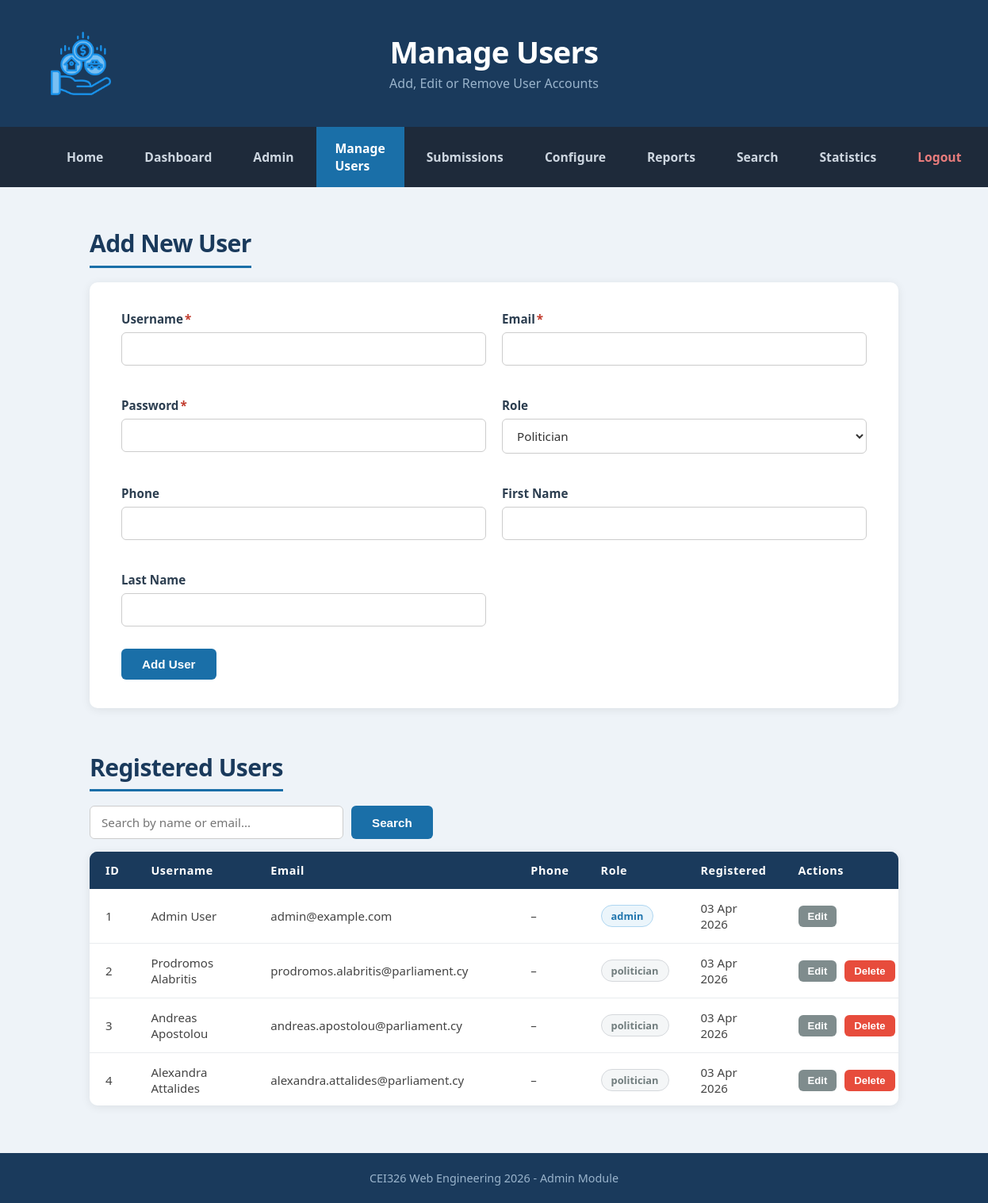
The app's page /modules/admin/manage_users.php (signed in) with its own data.
### tables this page shows
CREATE TABLE IF NOT EXISTS users (
    id INT UNSIGNED AUTO_INCREMENT PRIMARY KEY,
    username VARCHAR(120) NOT NULL,
    email VARCHAR(120) NOT NULL UNIQUE,
    password_hash VARCHAR(255) NOT NULL,
    role ENUM('admin','politician') NOT NULL DEFAULT 'politician',
    phone VARCHAR(30) DEFAULT NULL,
    first_name VARCHAR(80) NOT NULL DEFAULT '',
    last_name VARCHAR(80) NOT NULL DEFAULT '',
    created_at DATETIME NOT NULL DEFAULT CURRENT_TIMESTAMP,
    INDEX idx_users_role (role),
    INDEX idx_users_lastname (last_name)
);

### modules/admin/manage_users.php (the view, shortened to what this page needs)
<?php
require_once '../../includes/db.php';
$users = $pdo->query('SELECT id, username, email, role, phone, first_name, last_name, created_at FROM users ORDER BY created_at DESC')->fetchAll();
$keyword = trim($_GET['keyword'] ?? '');
?>
<!DOCTYPE html>
<html lang="en">
<head>
  <link rel="stylesheet" href="style.css">
</head>
<body>
  <header id="page-header">
    <img class="header-logo" src="../../assets/images/assets.png" alt="logo" width="84" height="84">
    <div class="header-text">
      <h1>Manage Users</h1>
      <p class="subtitle">Add, Edit or Remove User Accounts</p>
    </div>
  </header>
  <nav id="main-nav">
    <a href="../../index.php" class="nav-link">Home</a>
    <a href="../dashboard/dashboard.php" class="nav-link">Dashboard</a>
    <a href="admin_dashboard.php" class="nav-link">Admin</a>
    <a href="manage_users.php" class="nav-link active">Manage Users</a>
    <a href="manage_submissions.php" class="nav-link">Submissions</a>
    <a href="configure_system.php" class="nav-link">Configure</a>
    <a href="reports.php" class="nav-link">Reports</a>
    <a href="../search/search_dashboard.php" class="nav-link">Search</a>
    <a href="../search/statistics.php" class="nav-link">Statistics</a>
    <a href="../../auth/logout.php" class="nav-link nav-logout">Logout</a>
  </nav>
  <main>
    <section id="add-section">
      <h2>Add New User</h2>
      <div class="form-card">
        <form method="POST" action="manage_users.php">
          <div class="panel-grid" style="grid-template-columns: 1fr 1fr;">
            <div class="form-group">
              <label>Username<span class="required-mark">*</span></label>
              <input type="text" name="username" class="form-control" required>
            </div>
            <div class="form-group">
              <label>Email<span class="required-mark">*</span></label>
              <input type="email" name="email" class="form-control" required>
            </div>
            <div class="form-group">
              <label>Password<span class="required-mark">*</span></label>
              <input type="password" name="password" class="form-control" required>
            </div>
            <div class="form-group">
              <label>Role</label>
              <select name="role" class="form-control">
                <option value="politician">Politician</option>
              </select>
            </div>
            <div class="form-group">
              <label>Phone</label>
              <input type="text" name="phone" class="form-control">
            </div>
            <div class="form-group">
              <label>First Name</label>
              <input type="text" name="first_name" class="form-control">
            </div>
            <div class="form-group">
              <label>Last Name</label>
              <input type="text" name="last_name" class="form-control">
            </div>
          </div>
          <div class="form-actions">
            <button type="submit" class="btn" id="btn-add-user">Add User</button>
          </div>
        </form>
      </div>
    </section>
    <section id="list-section">
      <h2>Registered Users</h2>
      <form method="GET" style="margin-bottom:16px; display:flex; gap:10px;" action="manage_users.php#list-section">
        <input type="text" name="keyword" class="form-control" style="max-width:320px;" placeholder="Search by name or email..." value="<?= htmlspecialchars($keyword) ?>">
        <button type="submit" class="btn">Search</button>
      </form>
      <div class="table-wrapper">
        <table class="data-table">
          <thead>
            <tr><th>ID</th><th>Username</th><th>Email</th><th>Phone</th><th>Role</th><th>Registered</th><th>Actions</th></tr>
          </thead>
          <tbody>
            <?php foreach ($users as $u): ?>
            <tr>
              <td><?= $u['id'] ?></td>
              <td><?= htmlspecialchars($u['username']) ?></td>
              <td><?= htmlspecialchars($u['email']) ?></td>
              <td><?= htmlspecialchars($u['phone'] ?? '–') ?></td>
              <td><span class="badge badge-role-<?= $u['role'] ?>"><?= htmlspecialchars($u['role']) ?></span></td>
              <td><?= date('d M Y', strtotime($u['created_at'])) ?></td>
              <td style="white-space:nowrap;vertical-align:middle;">
                <button class="btn btn-secondary" style="padding:6px 12px;font-size:0.82rem;margin-right:6px;"
                  onclick="openEdit(
                    <?= $u['id'] ?>,
                    '<?= htmlspecialchars(addslashes($u['username'])) ?>',
                    '<?= $u['role'] ?>',
                    '<?= htmlspecialchars(addslashes($u['phone'] ?? '')) ?>',
                    '<?= htmlspecialchars(addslashes($u['first_name'] ?? '')) ?>',
                    '<?= htmlspecialchars(addslashes($u['last_name'] ?? '')) ?>'
                  )">Edit</button>
                <?php if ($u['id'] != $_SESSION['user_id']): ?>
                  <form method="POST" style="display:inline;" class="delete-form">
                    <button type="submit" class="btn btn-danger" style="padding:6px 12px;font-size:0.82rem;">Delete</button>
                  </form>
                  <?php else: ?>
                  <button type="button" class="btn btn-danger" style="padding:6px 12px;font-size:0.82rem;visibility:hidden;" disabled>Delete</button>
                <?php endif; ?>
              </td>
            </tr>
            <?php endforeach; ?>
          </tbody>
        </table>
      </div>
    </section>
  </main>
  <footer id="page-footer"><p>CEI326 Web Engineering 2026 - Admin Module</p></footer>
</body>
</html>

### modules/admin/style.css (style rules this page uses)
html { background-color: #eef3f8; }
* { margin: 0; padding: 0; box-sizing: border-box; }
html, body { min-height: 100%; }
body { min-height: 100vh; display: flex; flex-direction: column; font-family: 'Segoe UI', Tahoma, Geneva, Verdana, sans-serif; background-color: #eef3f8; color: #2c3e50; }
#page-header { background-color: #1a3a5c; color: #ffffff; padding: 38px 60px; display: flex; align-items: center; position: relative; }
#page-header .header-text { position: absolute; left: 50%; transform: translateX(-50%); text-align: center; }
#page-header h1 { font-size: 2.4rem; line-height: 1.15; margin-bottom: 6px; letter-spacing: -0.02em; }
#page-header .subtitle { font-size: 1rem; line-height: 1.5; color: #9ab4cc; }
#main-nav { background-color: #1e2a3a; display: flex; align-items: center; padding: 0 60px; gap: 4px; }
#main-nav .nav-link { display: inline-block; color: #cdd6e0; text-decoration: none; padding: 16px 24px; font-size: 0.98rem; font-weight: 600; transition: background-color 0.2s, color 0.2s; }
#main-nav .nav-link.active { background-color: #1a6fa8; color: #ffffff; }
#main-nav .nav-link.nav-logout { margin-left: auto; color: #e87c7c; }
main { flex: 1; width: 100%; max-width: 1100px; margin: 52px auto 0; padding: 0 40px 60px; }
main section { margin-bottom: 56px; }
main section:last-child { margin-bottom: 0; }
main section h2 { font-size: 1.88rem; line-height: 1.25; color: #1a3a5c; margin-bottom: 18px; padding-bottom: 9px; border-bottom: 3px solid #1a6fa8; display: inline-block; letter-spacing: -0.02em; }
.panel-grid { display: grid; grid-template-columns: repeat(auto-fit, minmax(180px, 1fr)); gap: 20px; }
.btn { display: inline-block; background-color: #1a6fa8; color: #ffffff; border: none; padding: 11px 26px; border-radius: 6px; font-size: 0.95rem; font-weight: 600; cursor: pointer; text-decoration: none; transition: background-color 0.2s, transform 0.15s; }
.btn-danger { background-color: #e74c3c; }
.btn-secondary { background-color: #7f8c8d; }
.table-wrapper { overflow-x: auto; overflow-y: auto; max-height: 320px; border-radius: 10px; box-shadow: 0 2px 12px rgba(0, 0, 0, 0.08); }
.data-table { width: 100%; border-collapse: collapse; background-color: #ffffff; }
.data-table thead tr { background-color: #1a3a5c; color: #ffffff; }
.data-table th { padding: 14px 20px; text-align: left; font-size: 0.9rem; font-weight: 600; letter-spacing: 0.04em; }
.data-table td { padding: 14px 20px; font-size: 0.94rem; border-bottom: 1px solid #e9ecef; color: #444; vertical-align: middle; }
.data-table thead th { position: sticky; top: 0; background-color: #1a3a5c; z-index: 1; }
.badge { display: inline-block; padding: 4px 12px; border-radius: 20px; font-size: 0.8rem; font-weight: 600; }
.badge-role-admin { background-color: #ebf5fb; color: #2176ae; border: 1px solid #aed6f1; }
#page-footer { background-color: #1a3a5c; color: #9ab4cc; text-align: center; padding: 22px 40px; margin-top: 0; font-size: 0.9rem; }
.form-card { background-color: #ffffff; border-radius: 10px; padding: 36px 40px; box-shadow: 0 2px 12px rgba(0,0,0,0.08); }
.form-group { margin-bottom: 20px; }
.form-group label { display: block; font-size: 0.95rem; font-weight: 600; color: #2c3e50; margin-bottom: 7px; }
.form-control { width: 100%; padding: 10px 14px; border: 1px solid #ccc; border-radius: 6px; font-size: 0.95rem; font-family: inherit; color: #333; transition: border-color 0.2s, box-shadow 0.2s; }
.form-actions { display: flex; gap: 12px; flex-wrap: wrap; margin-top: 8px; }
.badge-role-politician { background-color: #f4f6f7; color: #717d7e; border: 1px solid #d5d8dc; }
.required-mark { color: #c0392b; margin-left: 2px; }
select.form-control { background-color: #fff; }

### records on screen
users: id "1", username "Admin User", email "admin@example.com", phone "–", role "admin", created_at "03 Apr 2026"
users: id "2", username "Prodromos Alabritis", email "prodromos.alabritis@parliament.cy", phone "–", role "politician", created_at "03 Apr 2026"
users: id "3", username "Andreas Apostolou", email "andreas.apostolou@parliament.cy", phone "–", role "politician", created_at "03 Apr 2026"
users: id "4", username "Alexandra Attalides", email "alexandra.attalides@parliament.cy", phone "–", role "politician", created_at "03 Apr 2026"
